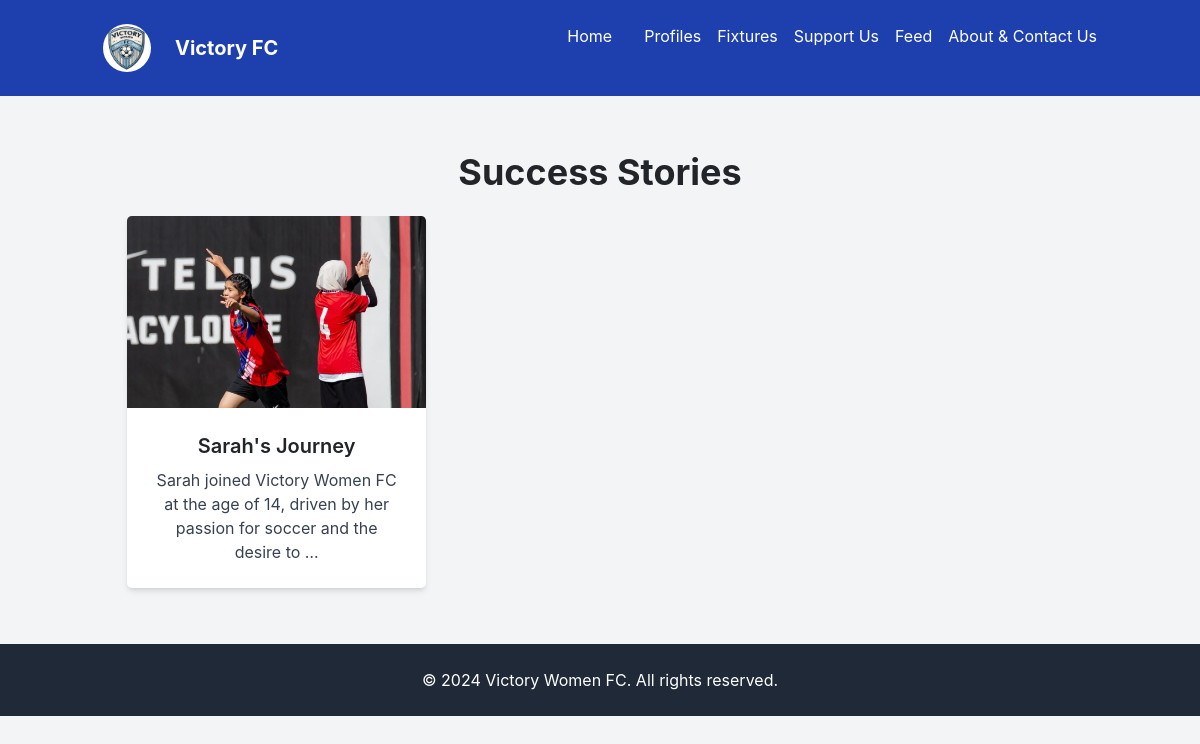
Page /success-stories/ on the committed database.
### main/models.py (models this page shows, shortened)
class SuccessStory(models.Model):
    player_name = models.CharField(max_length=100)
    story = models.TextField()
    image = models.ImageField(upload_to='success_stories/', blank=True, null=True)
    date_created = models.DateTimeField(auto_now_add=True)

### main/views.py (the view)
# urls.py: path('success-stories/', success_stories, name='success_stories'),
def success_stories(request):
    stories = SuccessStory.objects.all()
    return render(request, 'success_stories.html', {'stories': stories})

### templates/success_stories.html (shortened to what this page needs)
{% extends 'base.html' %}
{% load static %}
{% load image_tags %}
{% block content %}
<div class="container mx-auto py-8">
    <h1 class="text-4xl font-bold mb-6 text-center">Success Stories</h1>
    <div class="grid grid-cols-1 md:grid-cols-2 lg:grid-cols-3 gap-6">
        {% for story in stories %}
        <div class="relative group cursor-pointer">
            <div class="bg-white rounded-lg shadow-md overflow-hidden transition-transform transform group-hover:scale-105">
                {% if story.image %}
                <img src="{{ story.image.url }}" alt="{{ story.player_name }}'s Success" class="w-full h-48 object-cover">
                {% endif %}
                <div class="p-4">
                    <h2 class="text-xl font-semibold text-center">{{ story.player_name }}</h2>
                    <p class="mt-2 text-gray-700 text-center">{{ story.story|truncatewords:20 }}</p>
                </div>
            </div>
        </div>
        {% empty %}
        <p class="text-center text-gray-500">No success stories available.</p>
        {% endfor %}
    </div>
</div>
{% endblock %}

### rows in the picture
SuccessStory: image (picture), player_name "Sarah's Journey", story "Sarah joined Victory Women FC at the age of 14, driven by her passion for soccer and the desire to …"
